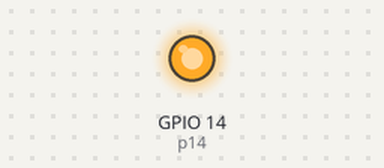
Bench run of a program on a simulated ESP8266 board running MicroPython. Parts: output pins drawn as LEDs (lit = HIGH). At 0.0 s the program stops and its outputs stay as they are.

Above: at 0.1 s.
Timing chart, 0 to 1.5 s (numbered marks = the images above):
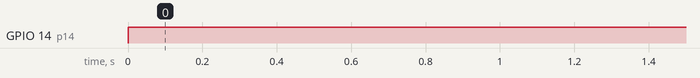

Measured:
- by itself, GPIO 14 (p14): LOW → HIGH at 0.00 s

The program:

hello_gpio.py
```python
from machine import Pin

# GPIO Table for ESP8266 NodeMCU
# 2020/04/12
IN1 = 14  # D5/SCLK/GPIO14
IN2 = 12  # D6/MISO/GPIO12
IN3 = 13  # D7/MOSI/GPIO13
IN4 = 15  # D8/CS/GPIO15
ENA = 5   # D1
ENB = 4   # D2

p14 = Pin(14, Pin.OUT)
p14.on()
p14.value(1)
p14.value()
```
